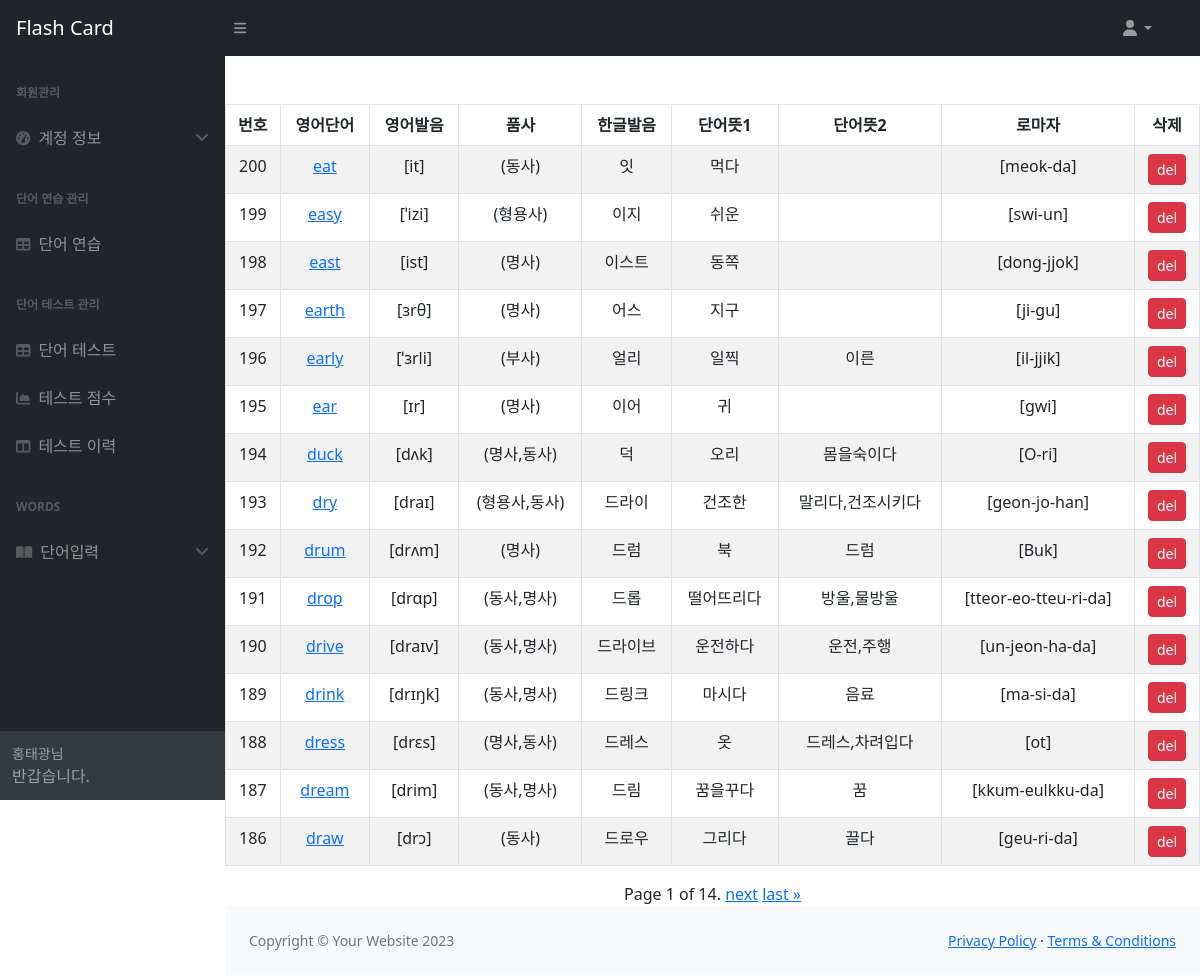
Screenshot of /words/ with the database file from the repository.
### words/models.py (models this page shows)
class Word(models.Model):
    en_word = models.CharField(max_length=30)
    en_phonetic = models.CharField(max_length=30)
    word_class = models.CharField(max_length=30)
    ko_phonetic = models.CharField(max_length=30)
    ko_word_1 = models.CharField(max_length=50)
    ko_word_2 = models.CharField(max_length=50)
    ko_romanize = models.CharField(max_length=50)
    reg_date = models.DateTimeField(auto_now_add=True)

### words/views.py (the view, shortened to what this page needs)
# urls.py: path("", views.WordList.as_view(), name="words"),
class WordList(View):
    def get(self, request):
        words = Word.objects.all().order_by('-id')
        paginator = Paginator(words, 15)
        page_number = request.GET.get("page")
        word_list = paginator.get_page(page_number)
        context = {'word_list': word_list}
        return render(request, 'words/word_list.html', context)

### words/templates/words/word_list.html (shortened to what this page needs)
{% extends 'base.html' %}
{% block content %}
<table class="container table table-hover table-striped table-bordered text-center mt-5">
    <thead>
    <tr>
        <th scope="col" class="text-center">번호</th>
        <th scope="col" class="text-center">영어단어</th>
        <th scope="col" class="text-center">영어발음</th>
        <th scope="col" class="text-center">품사</th>
        <th scope="col" class="text-center">한글발음</th>
        <th scope="col" class="text-center">단어뜻1</th>
        <th scope="col" class="text-center">단어뜻2</th>
        <th scope="col" class="text-center">로마자</th>
        <th scope="col" class="text-center">삭제</th>
    </tr>
    </thead>
    {% for word in word_list %}
    <tr>
        <td scope="col" class="text-center"><span>{{ word.id }}</span></td>
        <td scope="col" class="text-center"><a href="{% url 'word-edit' word.id %}"><span>{{ word.en_word }}</span></a></td>
        <td scope="col" class="text-center"><span>[{{ word.en_phonetic }}]</span></td>
        <td scope="col" class="text-center"><span>({{word.word_class}})</span></td>
        <td scope="col" class="text-center"><span>{{ word.ko_phonetic }}</span></td>
        <td scope="col" class="text-center"><span>{{ word.ko_word_1 }}</span></td>
        <td scope="col" class="text-center"><span>{{ word.ko_word_2 }}</span></td>
        <td scope="col" class="text-center"><span>[{{ word.ko_romanize }}]</span></td>
        <td scope="col" class="text-center">
            <form action="{% url 'words' %}" method="post">
                <button type="submit" class="btn btn-danger btn-sm">del</button>
            </form>
        </td>
    </tr>
    {% endfor %}
</table>
<div class="container text-center">
    <span>
        <span>
            Page {{ word_list.number }} of {{ word_list.paginator.num_pages }}.
        </span>
        {% if word_list.has_next %}
            <a href="?page={{ word_list.next_page_number }}">next</a>
            <a href="?page={{ word_list.paginator.num_pages }}">last &raquo;</a>
        {% endif %}
    </span>
</div>
{% endblock content %}

### rows the page displays
Word: id "200", en_word "eat", en_phonetic "it", word_class "동사", ko_phonetic "잇", ko_word_1 "먹다", ko_romanize "meok-da"
Word: id "199", en_word "easy", en_phonetic "ˈizi", word_class "형용사", ko_phonetic "이지", ko_word_1 "쉬운", ko_romanize "swi-un"
Word: id "198", en_word "east", en_phonetic "ist", word_class "명사", ko_phonetic "이스트", ko_word_1 "동쪽", ko_romanize "dong-jjok"
Word: id "197", en_word "earth", en_phonetic "ɜrθ", word_class "명사", ko_phonetic "어스", ko_word_1 "지구", ko_romanize "ji-gu"
Word: id "196", en_word "early", en_phonetic "ˈɜrli", word_class "부사", ko_phonetic "얼리", ko_word_1 "일찍", ko_word_2 "이른", ko_romanize "il-jjik"
Word: id "195", en_word "ear", en_phonetic "ɪr", word_class "명사", ko_phonetic "이어", ko_word_1 "귀", ko_romanize "gwi"
Word: id "194", en_word "duck", en_phonetic "dʌk", word_class "명사,동사", ko_phonetic "덕", ko_word_1 "오리", ko_word_2 "몸을숙이다", ko_romanize "O-ri"
Word: id "193", en_word "dry", en_phonetic "draɪ", word_class "형용사,동사", ko_phonetic "드라이", ko_word_1 "건조한", ko_word_2 "말리다,건조시키다", ko_romanize "geon-jo-han"
Word: id "192", en_word "drum", en_phonetic "drʌm", word_class "명사", ko_phonetic "드럼", ko_word_1 "북", ko_word_2 "드럼", ko_romanize "Buk"
Word: id "191", en_word "drop", en_phonetic "drɑp", word_class "동사,명사", ko_phonetic "드롭", ko_word_1 "떨어뜨리다", ko_word_2 "방울,물방울", ko_romanize "tteor-eo-tteu-ri-da"
Word: id "190", en_word "drive", en_phonetic "draɪv", word_class "동사,명사", ko_phonetic "드라이브", ko_word_1 "운전하다", ko_word_2 "운전,주행", ko_romanize "un-jeon-ha-da"
Word: id "189", en_word "drink", en_phonetic "drɪŋk", word_class "동사,명사", ko_phonetic "드링크", ko_word_1 "마시다", ko_word_2 "음료", ko_romanize "ma-si-da"
Word: id "188", en_word "dress", en_phonetic "drɛs", word_class "명사,동사", ko_phonetic "드레스", ko_word_1 "옷", ko_word_2 "드레스,차려입다", ko_romanize "ot"
Word: id "187", en_word "dream", en_phonetic "drim", word_class "동사,명사", ko_phonetic "드림", ko_word_1 "꿈을꾸다", ko_word_2 "꿈", ko_romanize "kkum-eulkku-da"
Word: id "186", en_word "draw", en_phonetic "drɔ", word_class "동사", ko_phonetic "드로우", ko_word_1 "그리다", ko_word_2 "끌다", ko_romanize "geu-ri-da"

### other values shown
{{ word_list.number }} "1"
{{ word_list.paginator.num_pages }} "14"
